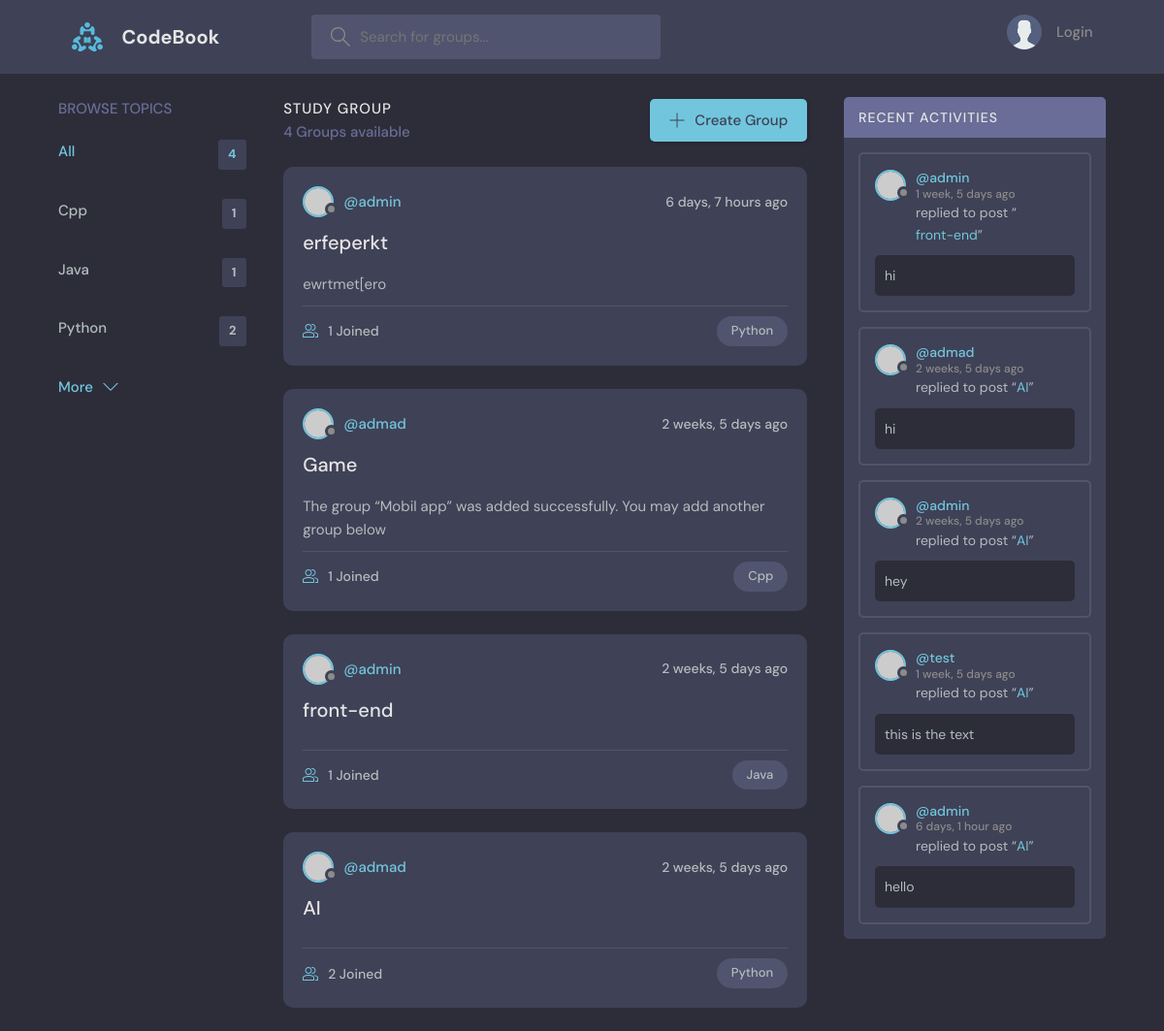
/, run on an earlier commit of the app's database.
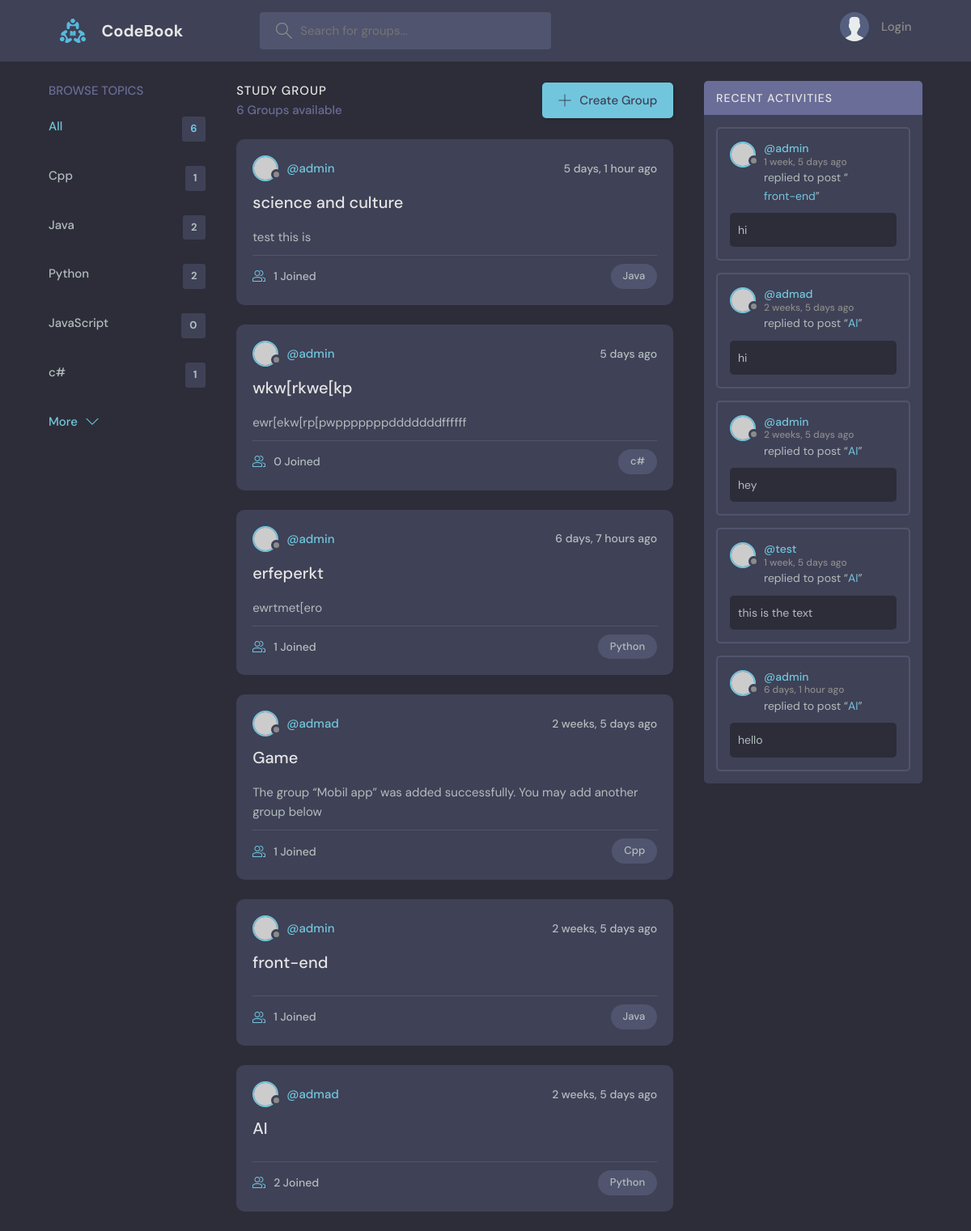
And on a later commit of the database.
### main/models.py (models this page shows, shortened)
class Topic (models.Model):
    name = models.CharField(max_length=200)
    def __str__(self):
        return self.name

class Group(models.Model):
    host = models.ForeignKey(User, on_delete=models.SET_NULL, null=True)
    topic = models.ForeignKey(Topic, on_delete=models.CASCADE)
    name = models.CharField(max_length=200)
    discription = models.TextField(null=True, blank=True)
    participants = models.ManyToManyField(User, related_name='participants', blank=False)
    updated = models.DateTimeField(auto_now=True)
    created = models.DateTimeField(auto_now_add=True)
    class Meta:
        ordering = ['-updated', '-created']

class Message(models.Model):
    sender = models.ForeignKey(User, on_delete=models.CASCADE)
    group = models.ForeignKey("Group", on_delete=models.CASCADE)
    body = models.TextField()
    updated = models.DateTimeField(auto_now=True)
    created = models.DateTimeField(auto_now_add=True)

### main/views.py (the view)
# urls.py: 2. Add a URL to urlpatterns:  path('', views.home, name='home')
def home (request):
    q = request.GET.get('q') if request.GET.get('q') != None else ''
    all_count = Group.objects.all().count()
    groups = Group.objects.filter(
        Q(topic__name__icontains=q) |
        Q(name__icontains=q) |
        Q(discription__icontains=q) |
        Q(host__username__icontains=q)
    )
    msgs = []
    for group in groups:
        msgs+=group.message_set.all()
    topics = Topic.objects.all()
    return render(request, 'main/home.html', {
        'groups':groups,
        'topics': topics,
        'group_count': groups.count(),
        'msgs': msgs,
        'all': all_count,
        })

### main/templates/main/home.html (shortened to what this page needs)
{% extends "base.html" %}
{% load static %}
{% block content %}
<body>
  <main class="layout layout--3">
    <div class="container">
      <div class="topics">
        {% include "main/components/topics.html" %}
      </div>
      <div class="roomList">
        <div class="roomList__header">
          <div>
          <h2>Study Group</h2>
          <p>{{group_count}} Groups available</p>
          </div>
          <a class="btn btn--main" href="{% url "create-group" %}">
          <svg
              version="1.1"
              xmlns="http://www.w3.org/2000/svg"
              width="32"
              height="32"
              viewBox="0 0 32 32"
          >
              <title>add</title>
              <path
              d="M16.943 0.943h-1.885v14.115h-14.115v1.885h14.115v14.115h1.885v-14.115h14.115v-1.885h-14.115v-14.115z"
              ></path>
          </svg>
          Create Group
          </a>
      </div>
        {% include "main/components/feed.html" %}
      </div>
      <div class="activities">
        {% include "main/components/recent_activity.html" %}
      </div>
    </div>
  </main>
</body>
{% endblock content %}

### main/templates/main/components/topics.html (shortened to what this page needs)
<div class="topics__header">
  <h2>Browse Topics</h2>
</div>
<ul class="topics__list">
  <li>
    <a href="{% url 'main-home' %}" class="active">All <span>{{all}}</span></a>
  </li>
  {% for topic in topics %}
  <li>
    <a href="{% url 'main-home' %}?q={{topic.name}}"
      >{{topic}} <span>{{topic.group_set.all.count}}</span></a
    >
  </li>
  {% endfor %}
  <a class="btn btn--link" href="topics.html">
    More
    <svg
      version="1.1"
      xmlns="http://www.w3.org/2000/svg"
      width="32"
      height="32"
      viewBox="0 0 32 32"
    >
      <title>chevron-down</title>
      <path d="M16 21l-13-13h-3l16 16 16-16h-3l-13 13z"></path>
    </svg>
  </a>
</ul>

### main/templates/main/components/feed.html (shortened to what this page needs)
{% for group in groups %}
<div class="roomListRoom">
    <div class="roomListRoom__header">
    <a href="{% url 'users-profile' group.host.id %}" class="roomListRoom__author">
        <div class="avatar avatar--small">
        <img src="https://randomuser.me/api/portraits/women/11.jpg" />
      </div>
      <span>@{{group.host.username}}</span>
    </a>
    <div class="roomListRoom__actions">
        <span>{{group.created|timesince}} ago</span>
    </div>
  </div>
    <div class="roomListRoom__content">
    <a href="{% url 'group-veiw' group.id %}">{{group.name}}</a>
     <p>
        {{group.discription}}
    </p>
    </div>
    <div class="roomListRoom__meta">
    <a href="room.html" class="roomListRoom__joined">
      {{group.participants.count}} Joined
    </a>
    <p class="roomListRoom__topic">{{group.topic.name}}</p>
  </div>
</div>
{% endfor %}

### main/templates/main/components/recent_activity.html (shortened to what this page needs)
<div class="activities__header">
  <h2>Recent Activities</h2>
</div>
{% for msg in msgs %}
<div class="activities__box">
  <div class="activities__boxHeader roomListRoom__header">
    <a
      href="{% url 'users-profile' msg.sender.id %}"
      class="roomListRoom__author"
    >
      <div class="avatar avatar--small">
        <img src="https://randomuser.me/api/portraits/women/11.jpg" />
      </div>
      <p>
        @{{msg.sender}}
        <span>{{msg.created|timesince}} ago</span>
      </p>
    </a>
  </div>
  <div class="activities__boxContent">
    <p>
      replied to post “<a href="{% url 'group-veiw' msg.group.id %}"
        >{{msg.group.name}}</a
      >”
    </p>
    <div class="activities__boxRoomContent">{{msg.body}}</div>
  </div>
</div>
{% endfor %}

What changed in the data, as far as the page shows it:
computed for Topic "Java": group_set.all.count "1" → "2"
added Topic: name "JavaScript", group_set.all.count "0"
added Topic: name "c#", group_set.all.count "1"
added Group: host.username "admin", created "5 days, 1 hour", name "science and culture", discription "test this is", participants.count "1", topic.name "Java"
added Group: host.username "admin", created "5 days", name "wkw[rkwe[kp", discription "ewr[ekw[rp[pwpppppppdddddddffffff", participants.count "0", topic.name "c#"
Also different on the page:
{{ all }}: "4" → "6"
{{ group_count }}: "4" → "6"
